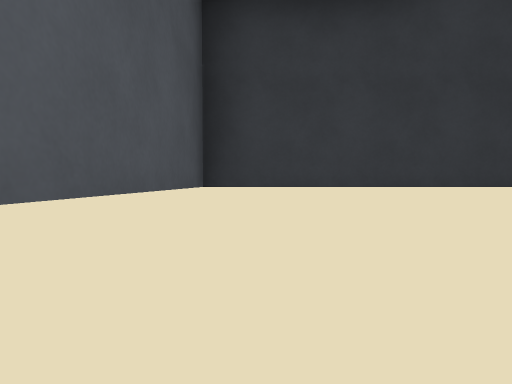
View 1 (above)

24 first-person views from a walk through a Godot game level. The camera is 1.4 m above the floor, tilts 2° down and sees 85° across. The floor is counted in squares, 2.52 m on a side. Each view is taken from the middle of a square. On the plan, view 1 faces up. The plan holds only what a view shows up to about 9 squares ahead; the rest is blank. Surface patterns are stand-ins for the level's own textures.

View 2
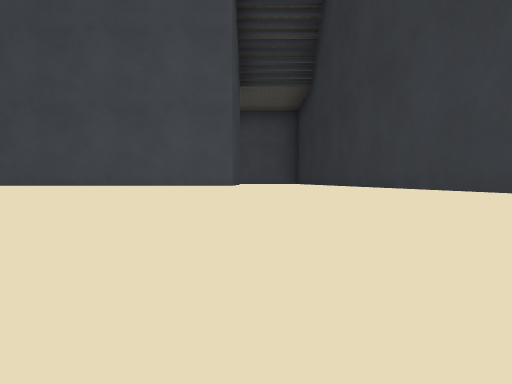

View 3
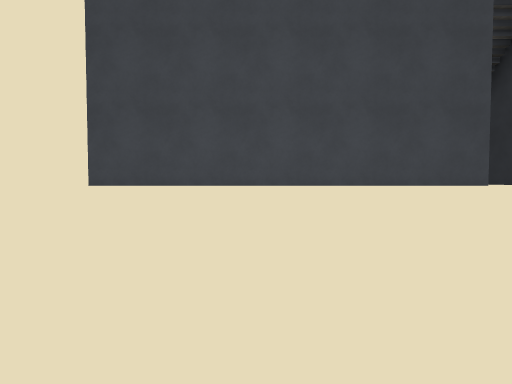

View 4
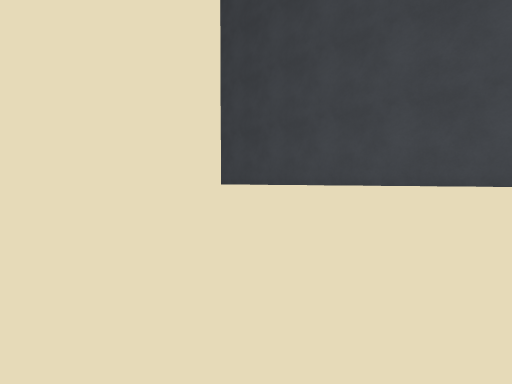

View 5
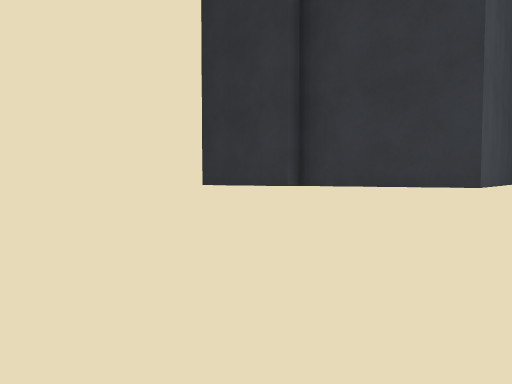

View 6
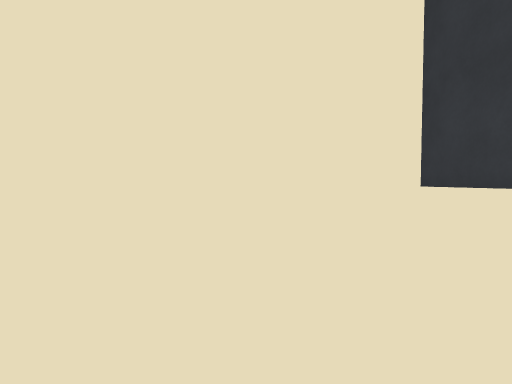

View 7
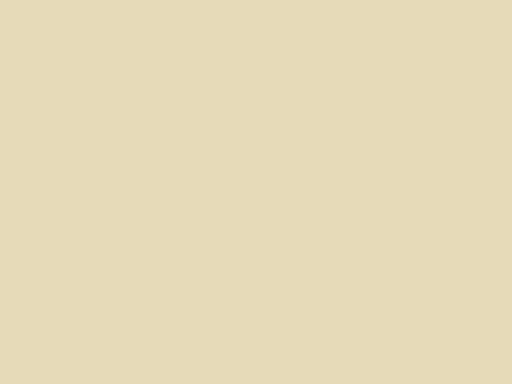

View 8
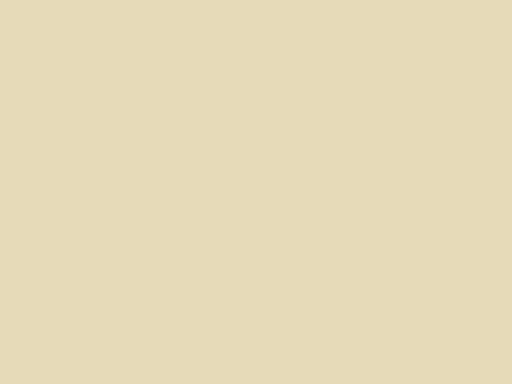

View 9
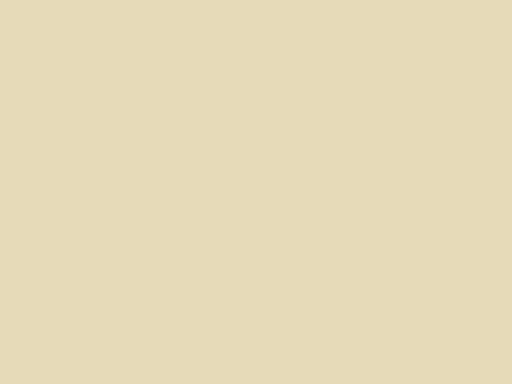

View 10
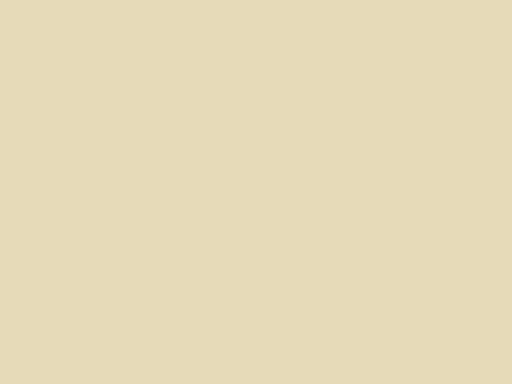

View 11
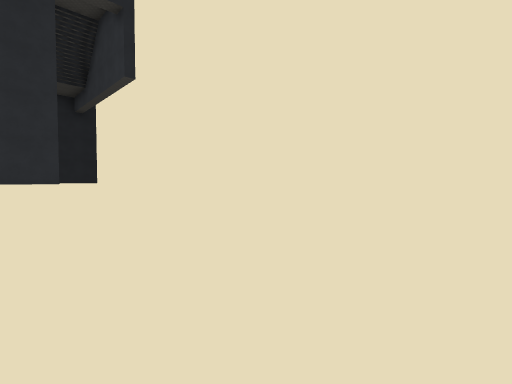

View 12
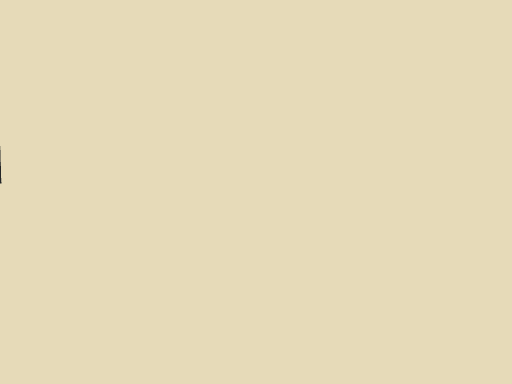

View 13
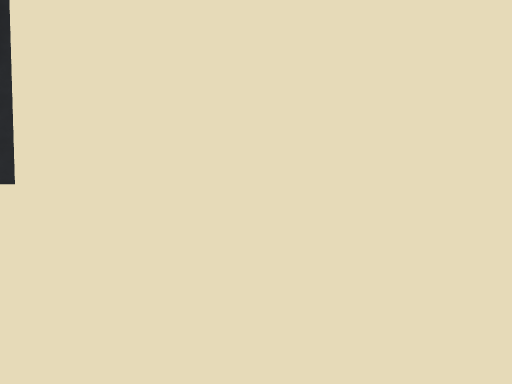

View 14
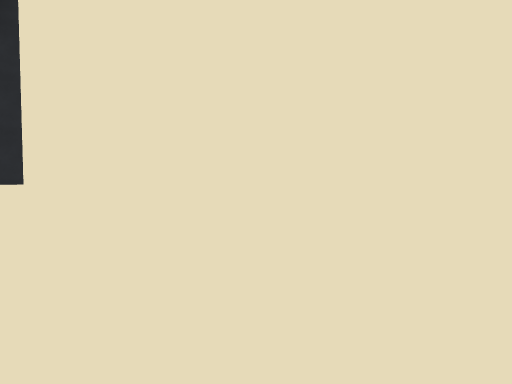

View 15
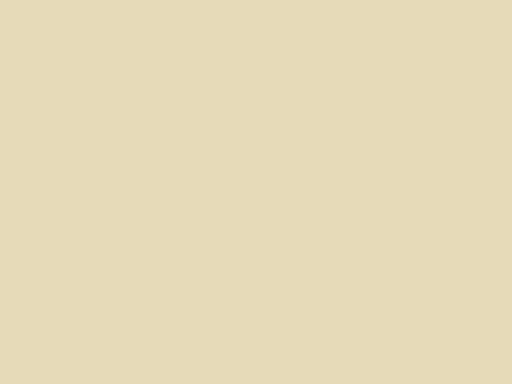

View 16
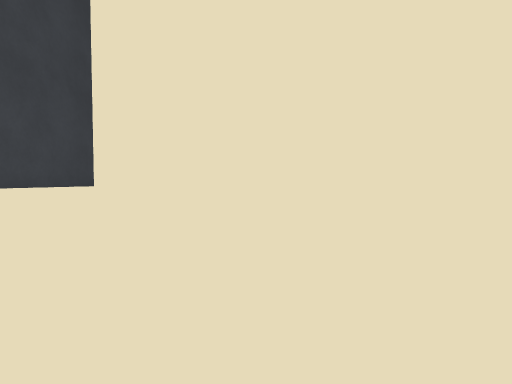

View 17
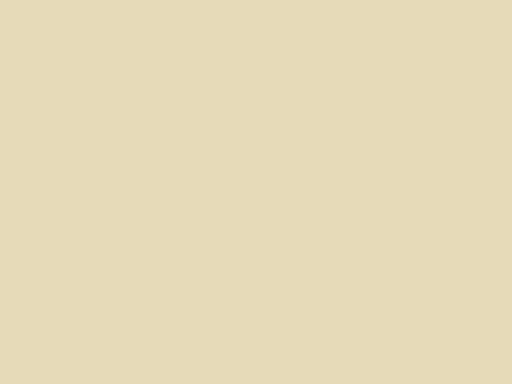

View 18
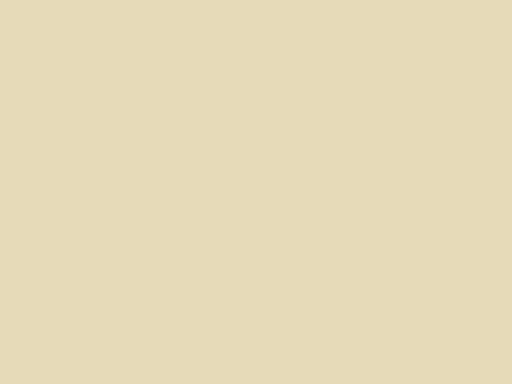

View 19
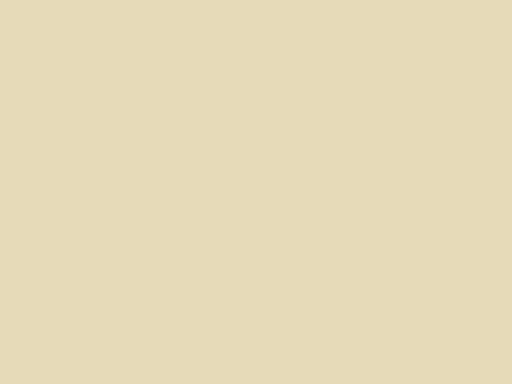

View 20
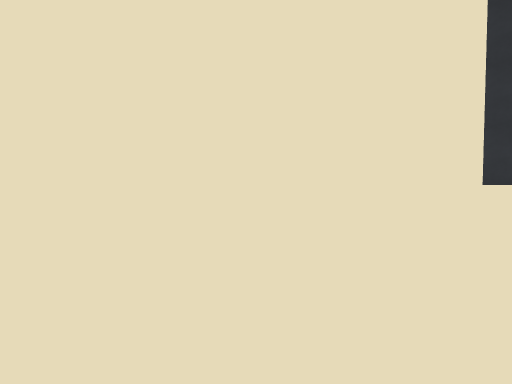

View 21
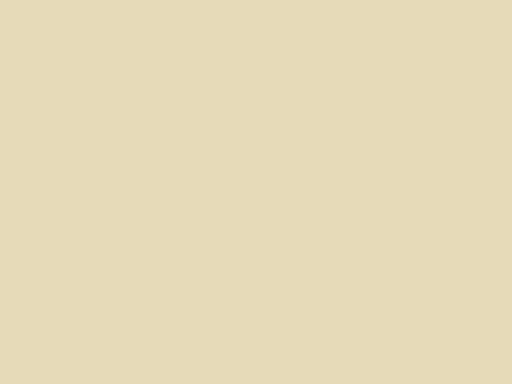

View 22
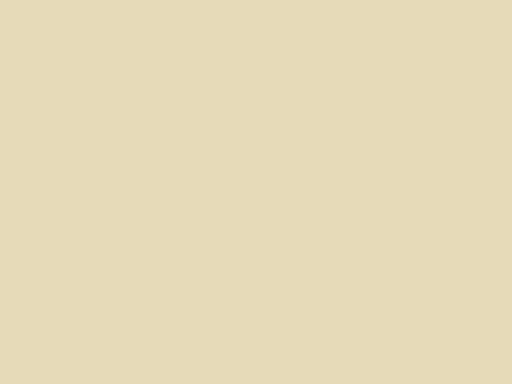

View 23
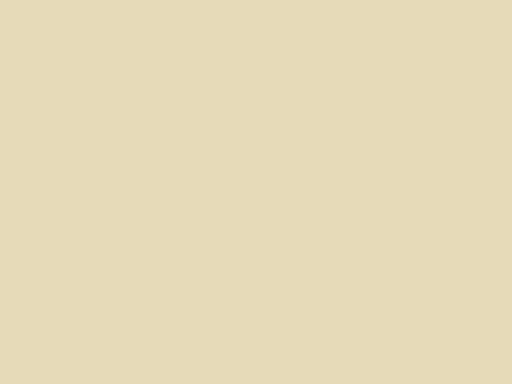

View 24
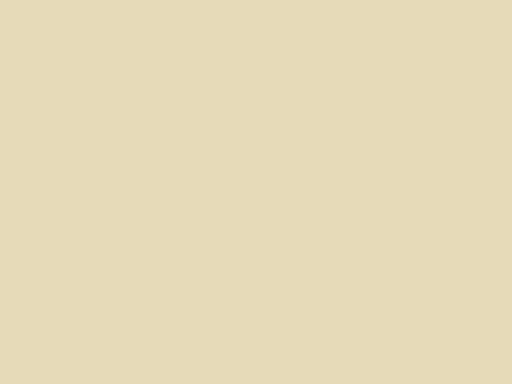

### Floor plan
Key: @ floor where view 1 was taken; # wall or solid block; . floor; D closed door; T thing the floor can be seen under or through.
Columns run from 6 left of view 1 to 10 right of it. Each row starts with its distance up from view 1.
 22 #################
 21 #...............#
 20 #...............#
 19 #...............#
 18 #...............#
 17 #...............#
 16 #...............#
 15 #.......  ......#
 14 #......    .....#
 13 #.....      ....#
 12 #....       ....#
 11 #....       ....#
 10 #.....      ....#
  9 #...............#
  8 #...............#
  7 #...............#
  6 #...............#
  5 #...............#
  4 #...............#
  3 #....TTTTTT##...#
  2 #....T..........#
  1 #....#..TT......#
  0 #.... @. T......#
 -1 #.....   T......#
 -2 #.....   T......#
 -3 #.....   T......#
 -4 #..... ###......#
 -5 #.....DD........#
 -6 #...............#
 -7 #...............#
 -8 #...............#
 -9 #...............#
-10 #...... ........#
-11 #...... ........#
-12 #...............#
-13 #...............#
-14 #...............#
-15 #...............#
-16 #...............#
-17 #...............#
-18 #################

Positions as (right, up) in squares from view 1, and headings:
1: (0, 0), facing up
2: (8, 2), facing left
3: (8, -2), facing left
4: (8, 1), facing down-left
5: (4, -8), facing up-left
6: (3, -7), facing left
7: (3, -16), facing left
8: (5, -16), facing left
9: (-1, -15), facing right
10: (1, -15), facing right
11: (2, -14), facing up-right
12: (6, -13), facing up-right
13: (6, -7), facing up-right
14: (6, -5), facing up-right
15: (-3, -4), facing up-left
16: (3, 6), facing left
17: (-3, 10), facing up-left
18: (-3, 11), facing up
19: (-3, 13), facing up
20: (6, 11), facing down-right
21: (6, 8), facing up-right
22: (6, 11), facing up-right
23: (7, 12), facing up
24: (7, 13), facing up
